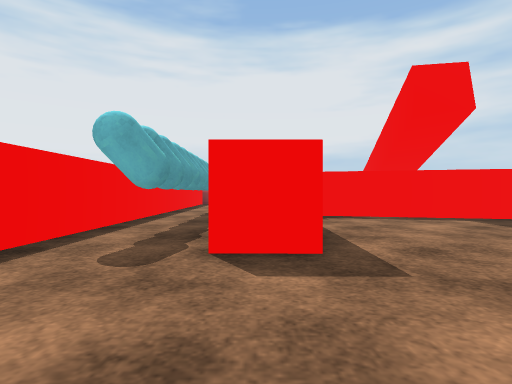
view 1 (above)

21 first-person views from a walk through a scene from a Unity 3-D project. The camera is 0.54 m above the floor, looks level and sees 80° across. The floor is counted in squares, 1 m on a side. Each view is taken from the middle of a square. On the plan, view 1 faces up. The plan holds only what a view shows up to about 9 squares ahead; the rest is blank. The player is left out. Surface patterns are stand-ins for the level's own textures.

view 2
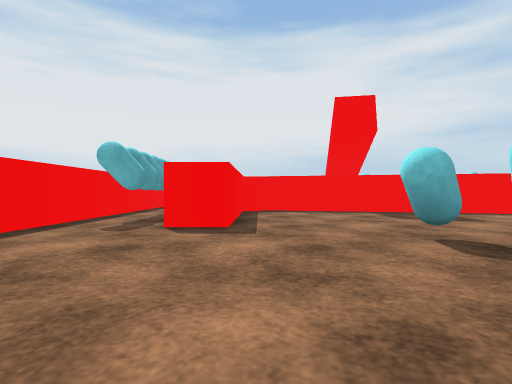

view 3
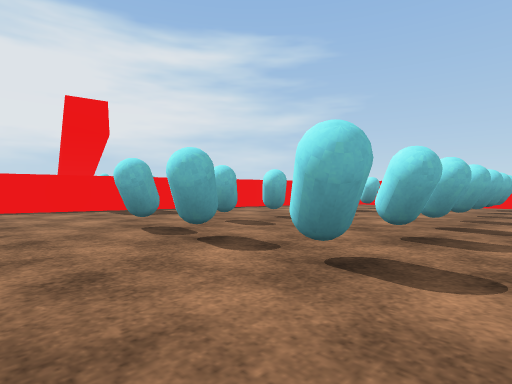

view 4
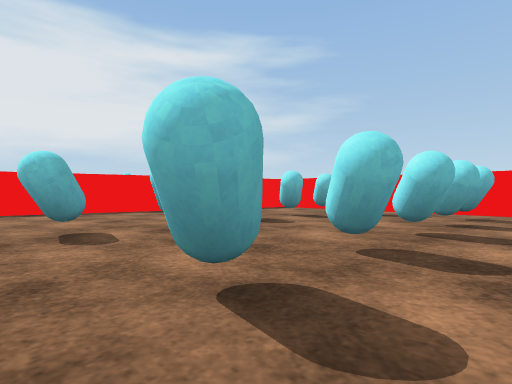

view 5
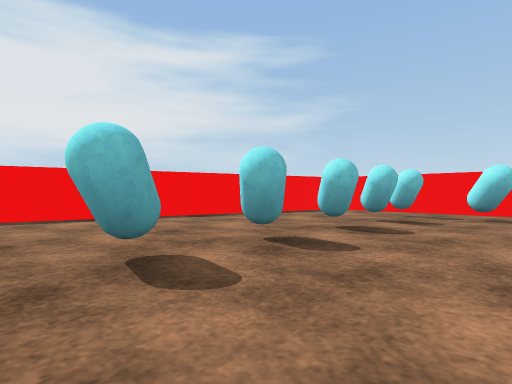

view 6
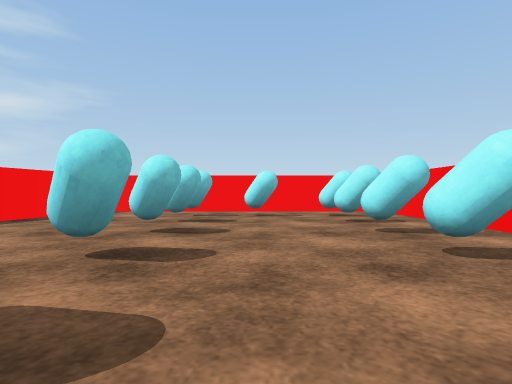

view 7
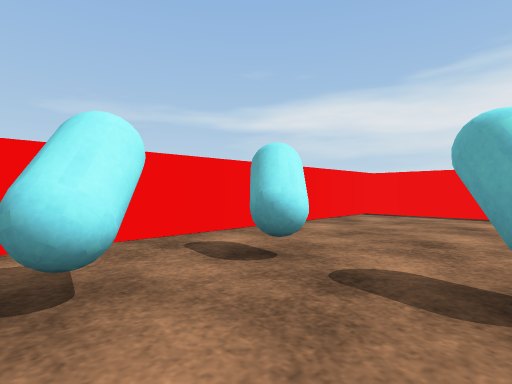

view 8
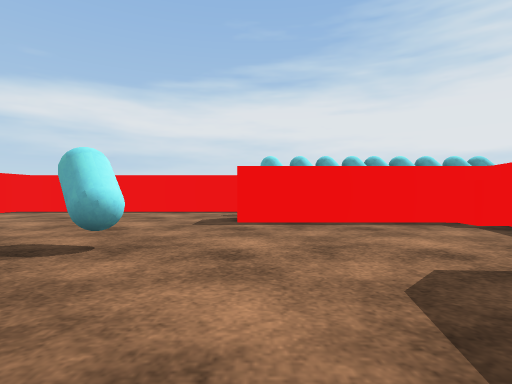

view 9
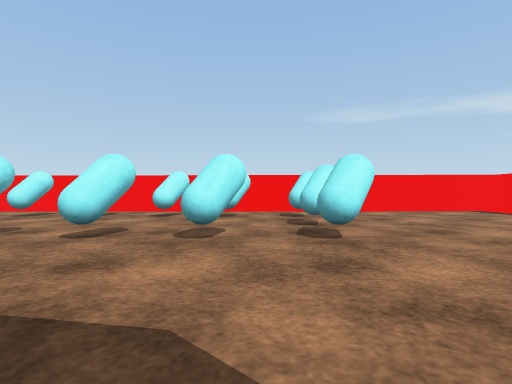

view 10
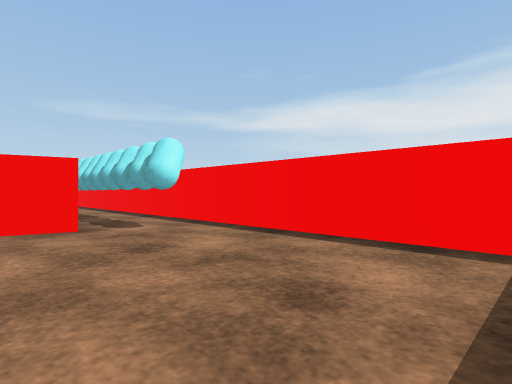

view 11
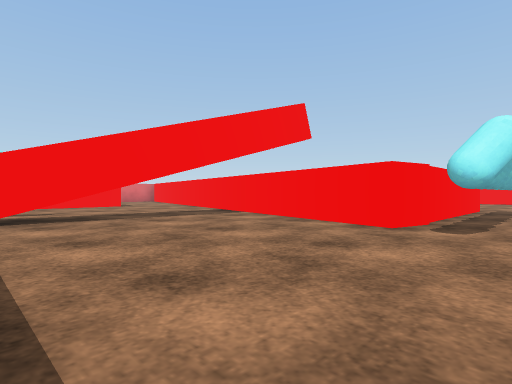

view 12
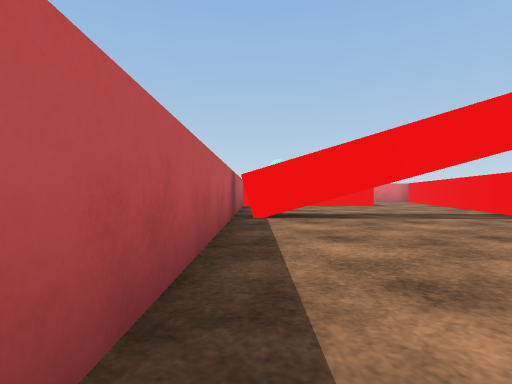

view 13
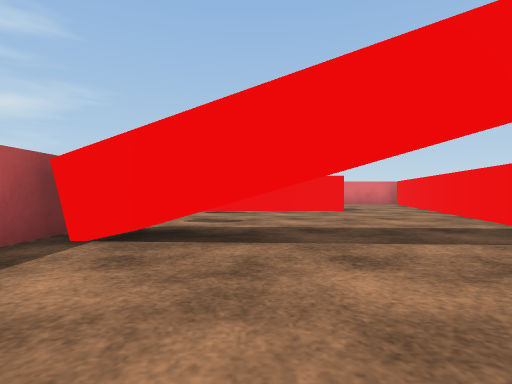

view 14
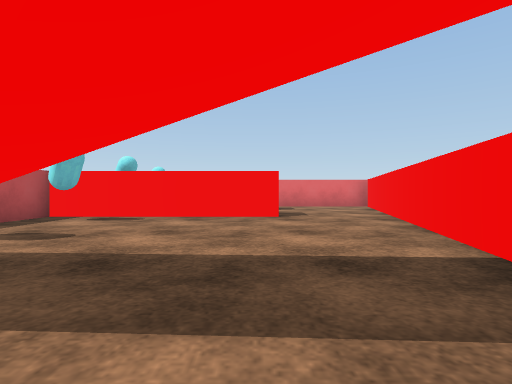

view 15
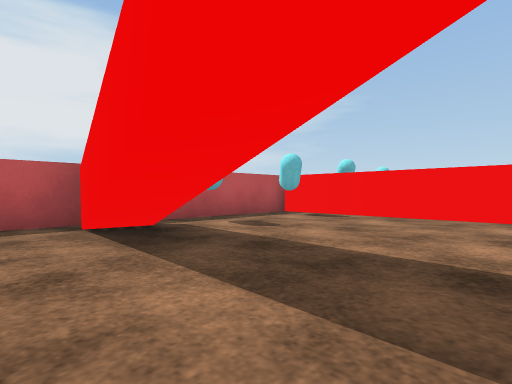

view 16
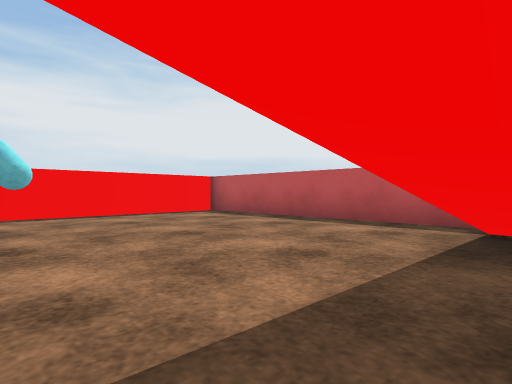

view 17
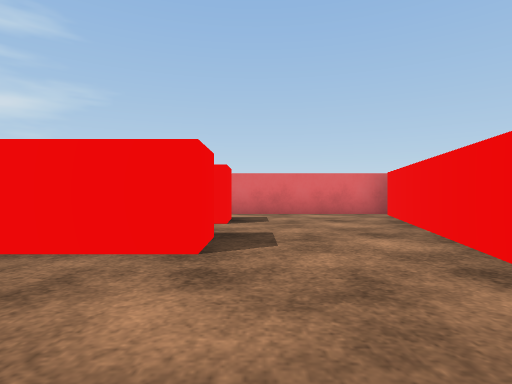

view 18
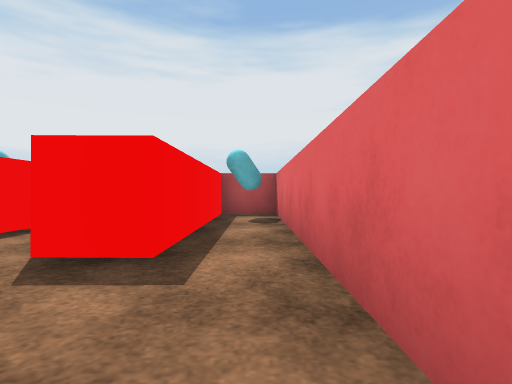

view 19
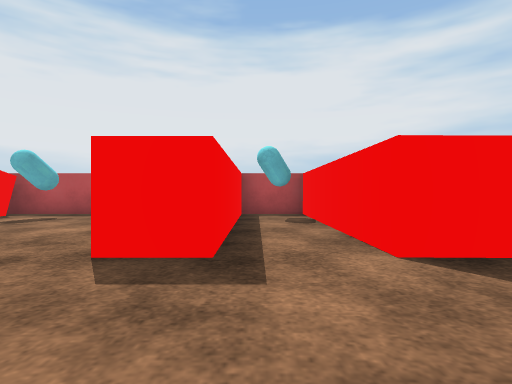

view 20
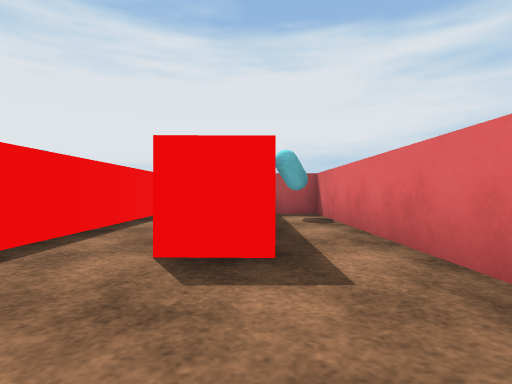

view 21
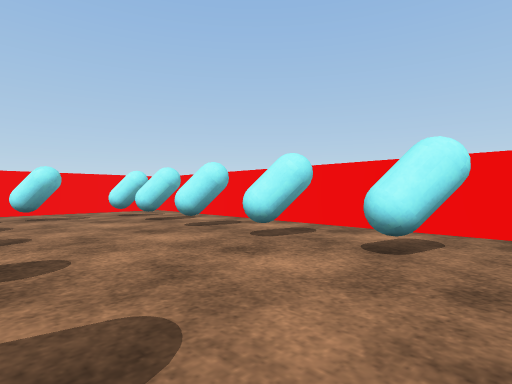

### Floor plan
Key: @ floor where view 1 was taken; # wall or solid block; . floor; C cyan capsule; R red cube; T thing the floor can be seen under or through.
Columns run from 3 left of view 1 to 15 right of it. Each row starts with its distance up from view 1.
 14 ###################
 13 #.......#C..C#.##C#
 12 #......TT....#.##.#
 11 #......TT....#.##.#
 10 #......TT....#.##.#
  9 #.C..........#.##.#
  8 #.C###............#
  7 #.C#R#####........#
  6 #.C#....######....#
  5 #.C#........#######
  4 #.C#............##
  3 #..#.............#
  2 #................#
  1 #.....CC.CC.CC.C.#
  0 #..@..C........C.#
 -1 #................#
 -2 #.....CC.CC.CC.C.#
 -3 #................#
 -4 ##################

Positions as (right, up) in squares from view 1, and headings:
1: (0, 0), facing up
2: (1, -2), facing up
3: (1, -3), facing up-right
4: (5, -3), facing up-right
5: (5, -1), facing up-right
6: (5, 0), facing right
7: (5, 0), facing down-left
8: (6, 3), facing left
9: (4, 5), facing down
10: (1, 13), facing down-left
11: (-2, 13), facing down-right
12: (-2, 13), facing right
13: (1, 11), facing right
14: (3, 9), facing right
15: (3, 8), facing up-right
16: (5, 8), facing up-left
17: (7, 8), facing right
18: (14, 6), facing up
19: (11, 6), facing up
20: (13, 6), facing up
21: (5, 1), facing down-right
